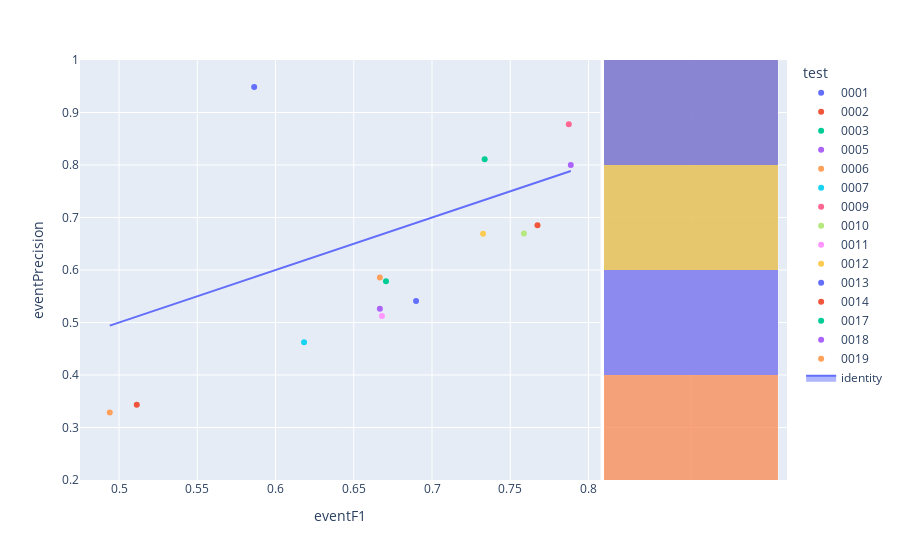

Here is the notebook cell this chart was saved with:
### Code cell
fig=px.scatter(experimentModels,x='eventF1',y='eventPrecision',color='test',hover_name='modelId', marginal_y="histogram")
fig.add_trace(
    go.Scatter(x=experimentModels['eventF1'], y=experimentModels['eventF1'], name="identity", mode='lines',fill="toself")
)
fig.show()

### Figure 1 — Plotly figure (JSON) as saved in the notebook; plotly's stock layout.template omitted (floating-point values rounded to 4 significant figures)
{"data": [{"hovertemplate": "<b>%{hovertext}</b><br><br>test=0001<br>eventF1=%{x}<br>eventPrecision=%{y}<extra></extra>", "hovertext": ["9e4dd9bb-a7d9-4ee8-a762-d656d8308d91"], "legendgroup": "0001", "marker": {"color": "#636efa", "symbol": "circle"}, "mode": "markers", "name": "0001", "orientation": "v", "showlegend": true, "type": "scatter", "x": [0.5864], "xaxis": "x", "y": [0.9486], "yaxis": "y"}, {"alignmentgroup": "True", "bingroup": "y", "hovertemplate": "test=0001<br>eventPrecision=%{y}<br>count=%{x}<extra></extra>", "legendgroup": "0001", "marker": {"color": "#636efa"}, "name": "0001", "offsetgroup": "0001", "opacity": 0.5, "showlegend": false, "type": "histogram", "xaxis": "x2", "y": [0.9486], "yaxis": "y2"}, {"hovertemplate": "<b>%{hovertext}</b><br><br>test=0002<br>eventF1=%{x}<br>eventPrecision=%{y}<extra></extra>", "hovertext": ["5e1bcb8a-f879-4f42-ae21-0e1ae715095f"], "legendgroup": "0002", "marker": {"color": "#EF553B", "symbol": "circle"}, "mode": "markers", "name": "0002", "orientation": "v", "showlegend": true, "type": "scatter", "x": [0.7674], "xaxis": "x", "y": [0.6852], "yaxis": "y"}, {"alignmentgroup": "True", "bingroup": "y", "hovertemplate": "test=0002<br>eventPrecision=%{y}<br>count=%{x}<extra></extra>", "legendgroup": "0002", "marker": {"color": "#EF553B"}, "name": "0002", "offsetgroup": "0002", "opacity": 0.5, "showlegend": false, "type": "histogram", "xaxis": "x2", "y": [0.6852], "yaxis": "y2"}, {"hovertemplate": "<b>%{hovertext}</b><br><br>test=0003<br>eventF1=%{x}<br>eventPrecision=%{y}<extra></extra>", "hovertext": ["2ecef3ee-0879-42d7-bcf0-ecfa0e3e601a"], "legendgroup": "0003", "marker": {"color": "#00cc96", "symbol": "circle"}, "mode": "markers", "name": "0003", "orientation": "v", "showlegend": true, "type": "scatter", "x": [0.6706], "xaxis": "x", "y": [0.5787], "yaxis": "y"}, {"alignmentgroup": "True", "bingroup": "y", "hovertemplate": "test=0003<br>eventPrecision=%{y}<br>count=%{x}<extra></extra>", "legendgroup": "0003", "marker": {"color": "#00cc96"}, "name": "0003", "offsetgroup": "0003", "opacity": 0.5, "showlegend": false, "type": "histogram", "xaxis": "x2", "y": [0.5787], "yaxis": "y2"}, {"hovertemplate": "<b>%{hovertext}</b><br><br>test=0005<br>eventF1=%{x}<br>eventPrecision=%{y}<extra></extra>", "hovertext": ["52b0d6a8-7f01-4694-85d4-14ef17a025b9"], "legendgroup": "0005", "marker": {"color": "#ab63fa", "symbol": "circle"}, "mode": "markers", "name": "0005", "orientation": "v", "showlegend": true, "type": "scatter", "x": [0.6667], "xaxis": "x", "y": [0.5263], "yaxis": "y"}, {"alignmentgroup": "True", "bingroup": "y", "hovertemplate": "test=0005<br>eventPrecision=%{y}<br>count=%{x}<extra></extra>", "legendgroup": "0005", "marker": {"color": "#ab63fa"}, "name": "0005", "offsetgroup": "0005", "opacity": 0.5, "showlegend": false, "type": "histogram", "xaxis": "x2", "y": [0.5263], "yaxis": "y2"}, {"hovertemplate": "<b>%{hovertext}</b><br><br>test=0006<br>eventF1=%{x}<br>eventPrecision=%{y}<extra></extra>", "hovertext": ["32c9793a-2115-4e77-8b6f-e8f71d09cecb"], "legendgroup": "0006", "marker": {"color": "#FFA15A", "symbol": "circle"}, "mode": "markers", "name": "0006", "orientation": "v", "showlegend": true, "type": "scatter", "x": [0.6667], "xaxis": "x", "y": [0.5859], "yaxis": "y"}, {"alignmentgroup": "True", "bingroup": "y", "hovertemplate": "test=0006<br>eventPrecision=%{y}<br>count=%{x}<extra></extra>", "legendgroup": "0006", "marker": {"color": "#FFA15A"}, "name": "0006", "offsetgroup": "0006", "opacity": 0.5, "showlegend": false, "type": "histogram", "xaxis": "x2", "y": [0.5859], "yaxis": "y2"}, {"hovertemplate": "<b>%{hovertext}</b><br><br>test=0007<br>eventF1=%{x}<br>eventPrecision=%{y}<extra></extra>", "hovertext": ["241d9889-61ff-47f7-97c2-f502ae3dba38"], "legendgroup": "0007", "marker": {"color": "#19d3f3", "symbol": "circle"}, "mode": "markers", "name": "0007", "orientation": "v", "showlegend": true, "type": "scatter", "x": [0.6183], "xaxis": "x", "y": [0.4624], "yaxis": "y"}, {"alignmentgroup": "True", "bingroup": "y", "hovertemplate": "test=0007<br>eventPrecision=%{y}<br>count=%{x}<extra></extra>", "legendgroup": "0007", "marker": {"color": "#19d3f3"}, "name": "0007", "offsetgroup": "0007", "opacity": 0.5, "showlegend": false, "type": "histogram", "xaxis": "x2", "y": [0.4624], "yaxis": "y2"}, {"hovertemplate": "<b>%{hovertext}</b><br><br>test=0009<br>eventF1=%{x}<br>eventPrecision=%{y}<extra></extra>", "hovertext": ["f6a46037-1f32-40b5-a6ff-cd293b0e4203"], "legendgroup": "0009", "marker": {"color": "#FF6692", "symbol": "circle"}, "mode": "markers", "name": "0009", "orientation": "v", "showlegend": true, "type": "scatter", "x": [0.7874], "xaxis": "x", "y": [0.8778], "yaxis": "y"}, {"alignmentgroup": "True", "bingroup": "y", "hovertemplate": "test=0009<br>eventPrecision=%{y}<br>count=%{x}<extra></extra>", "legendgroup": "0009", "marker": {"color": "#FF6692"}, "name": "0009", "offsetgroup": "0009", "opacity": 0.5, "showlegend": false, "type": "histogram", "xaxis": "x2", "y": [0.8778], "yaxis": "y2"}, {"hovertemplate": "<b>%{hovertext}</b><br><br>test=0010<br>eventF1=%{x}<br>eventPrecision=%{y}<extra></extra>", "hovertext": ["6cfc1f74-3653-47eb-a166-f59fefa13825"], "legendgroup": "0010", "marker": {"color": "#B6E880", "symbol": "circle"}, "mode": "markers", "name": "0010", "orientation": "v", "showlegend": true, "type": "scatter", "x": [0.7587], "xaxis": "x", "y": [0.6695], "yaxis": "y"}, {"alignmentgroup": "True", "bingroup": "y", "hovertemplate": "test=0010<br>eventPrecision=%{y}<br>count=%{x}<extra></extra>", "legendgroup": "0010", "marker": {"color": "#B6E880"}, "name": "0010", "offsetgroup": "0010", "opacity": 0.5, "showlegend": false, "type": "histogram", "xaxis": "x2", "y": [0.6695], "yaxis": "y2"}, {"hovertemplate": "<b>%{hovertext}</b><br><br>test=0011<br>eventF1=%{x}<br>eventPrecision=%{y}<extra></extra>", "hovertext": ["68c5483d-9072-4478-8a87-a7af3324f690"], "legendgroup": "0011", "marker": {"color": "#FF97FF", "symbol": "circle"}, "mode": "markers", "name": "0011", "orientation": "v", "showlegend": true, "type": "scatter", "x": [0.668], "xaxis": "x", "y": [0.5122], "yaxis": "y"}, {"alignmentgroup": "True", "bingroup": "y", "hovertemplate": "test=0011<br>eventPrecision=%{y}<br>count=%{x}<extra></extra>", "legendgroup": "0011", "marker": {"color": "#FF97FF"}, "name": "0011", "offsetgroup": "0011", "opacity": 0.5, "showlegend": false, "type": "histogram", "xaxis": "x2", "y": [0.5122], "yaxis": "y2"}, {"hovertemplate": "<b>%{hovertext}</b><br><br>test=0012<br>eventF1=%{x}<br>eventPrecision=%{y}<extra></extra>", "hovertext": ["349fe35c-b749-431d-8e8c-c288b150e998"], "legendgroup": "0012", "marker": {"color": "#FECB52", "symbol": "circle"}, "mode": "markers", "name": "0012", "orientation": "v", "showlegend": true, "type": "scatter", "x": [0.7326], "xaxis": "x", "y": [0.669], "yaxis": "y"}, {"alignmentgroup": "True", "bingroup": "y", "hovertemplate": "test=0012<br>eventPrecision=%{y}<br>count=%{x}<extra></extra>", "legendgroup": "0012", "marker": {"color": "#FECB52"}, "name": "0012", "offsetgroup": "0012", "opacity": 0.5, "showlegend": false, "type": "histogram", "xaxis": "x2", "y": [0.669], "yaxis": "y2"}, {"hovertemplate": "<b>%{hovertext}</b><br><br>test=0013<br>eventF1=%{x}<br>eventPrecision=%{y}<extra></extra>", "hovertext": ["4babfd03-bb9d-4dd2-a829-ad9de3f05932"], "legendgroup": "0013", "marker": {"color": "#636efa", "symbol": "circle"}, "mode": "markers", "name": "0013", "orientation": "v", "showlegend": true, "type": "scatter", "x": [0.6898], "xaxis": "x", "y": [0.541], "yaxis": "y"}, {"alignmentgroup": "True", "bingroup": "y", "hovertemplate": "test=0013<br>eventPrecision=%{y}<br>count=%{x}<extra></extra>", "legendgroup": "0013", "marker": {"color": "#636efa"}, "name": "0013", "offsetgroup": "0013", "opacity": 0.5, "showlegend": false, "type": "histogram", "xaxis": "x2", "y": [0.541], "yaxis": "y2"}, {"hovertemplate": "<b>%{hovertext}</b><br><br>test=0014<br>eventF1=%{x}<br>eventPrecision=%{y}<extra></extra>", "hovertext": ["8b17d41d-edbb-461c-87d2-300850772dae"], "legendgroup": "0014", "marker": {"color": "#EF553B", "symbol": "circle"}, "mode": "markers", "name": "0014", "orientation": "v", "showlegend": true, "type": "scatter", "x": [0.5114], "xaxis": "x", "y": [0.3434], "yaxis": "y"}, {"alignmentgroup": "True", "bingroup": "y", "hovertemplate": "test=0014<br>eventPrecision=%{y}<br>count=%{x}<extra></extra>", "legendgroup": "0014", "marker": {"color": "#EF553B"}, "name": "0014", "offsetgroup": "0014", "opacity": 0.5, "showlegend": false, "type": "histogram", "xaxis": "x2", "y": [0.3434], "yaxis": "y2"}, {"hovertemplate": "<b>%{hovertext}</b><br><br>test=0017<br>eventF1=%{x}<br>eventPrecision=%{y}<extra></extra>", "hovertext": ["0363bbae-1f8e-4b17-9c0c-12617bda2825"], "legendgroup": "0017", "marker": {"color": "#00cc96", "symbol": "circle"}, "mode": "markers", "name": "0017", "orientation": "v", "showlegend": true, "type": "scatter", "x": [0.7336], "xaxis": "x", "y": [0.8109], "yaxis": "y"}, {"alignmentgroup": "True", "bingroup": "y", "hovertemplate": "test=0017<br>eventPrecision=%{y}<br>count=%{x}<extra></extra>", "legendgroup": "0017", "marker": {"color": "#00cc96"}, "name": "0017", "offsetgroup": "0017", "opacity": 0.5, "showlegend": false, "type": "histogram", "xaxis": "x2", "y": [0.8109], "yaxis": "y2"}, {"hovertemplate": "<b>%{hovertext}</b><br><br>test=0018<br>eventF1=%{x}<br>eventPrecision=%{y}<extra></extra>", "hovertext": ["3ab00c3d-e088-430b-81c0-65466ec51055"], "legendgroup": "0018", "marker": {"color": "#ab63fa", "symbol": "circle"}, "mode": "markers", "name": "0018", "orientation": "v", "showlegend": true, "type": "scatter", "x": [0.7887], "xaxis": "x", "y": [0.8002], "yaxis": "y"}, {"alignmentgroup": "True", "bingroup": "y", "hovertemplate": "test=0018<br>eventPrecision=%{y}<br>count=%{x}<extra></extra>", "legendgroup": "0018", "marker": {"color": "#ab63fa"}, "name": "0018", "offsetgroup": "0018", "opacity": 0.5, "showlegend": false, "type": "histogram", "xaxis": "x2", "y": [0.8002], "yaxis": "y2"}, {"hovertemplate": "<b>%{hovertext}</b><br><br>test=0019<br>eventF1=%{x}<br>eventPrecision=%{y}<extra></extra>", "hovertext": ["a223e573-b48d-418b-a3d3-7c7ae2c5dee7"], "legendgroup": "0019", "marker": {"color": "#FFA15A", "symbol": "circle"}, "mode": "markers", "name": "0019", "orientation": "v", "showlegend": true, "type": "scatter", "x": [0.4941], "xaxis": "x", "y": [0.3285], "yaxis": "y"}, {"alignmentgroup": "True", "bingroup": "y", "hovertemplate": "test=0019<br>eventPrecision=%{y}<br>count=%{x}<extra></extra>", "legendgroup": "0019", "marker": {"color": "#FFA15A"}, "name": "0019", "offsetgroup": "0019", "opacity": 0.5, "showlegend": false, "type": "histogram", "xaxis": "x2", "y": [0.3285], "yaxis": "y2"}, {"fill": "toself", "mode": "lines", "name": "identity", "type": "scatter", "x": [0.5864, 0.7674, 0.6706, 0.6667, 0.6667, 0.6183, 0.7874, 0.7587, 0.668, 0.7326, 0.6898, 0.5114, 0.7336, 0.7887, 0.4941], "y": [0.5864, 0.7674, 0.6706, 0.6667, 0.6667, 0.6183, 0.7874, 0.7587, 0.668, 0.7326, 0.6898, 0.5114, 0.7336, 0.7887, 0.4941]}], "layout": {"barmode": "overlay", "legend": {"title": {"text": "test"}, "tracegroupgap": 0}, "margin": {"t": 60}, "xaxis": {"anchor": "y", "domain": [0, 0.7363], "title": {"text": "eventF1"}}, "xaxis2": {"anchor": "y2", "domain": [0.7413, 1], "matches": "x2", "showgrid": true, "showline": false, "showticklabels": false, "ticks": ""}, "yaxis": {"anchor": "x", "domain": [0, 1], "title": {"text": "eventPrecision"}}, "yaxis2": {"anchor": "x2", "domain": [0, 1], "matches": "y", "showgrid": true, "showticklabels": false}}}
